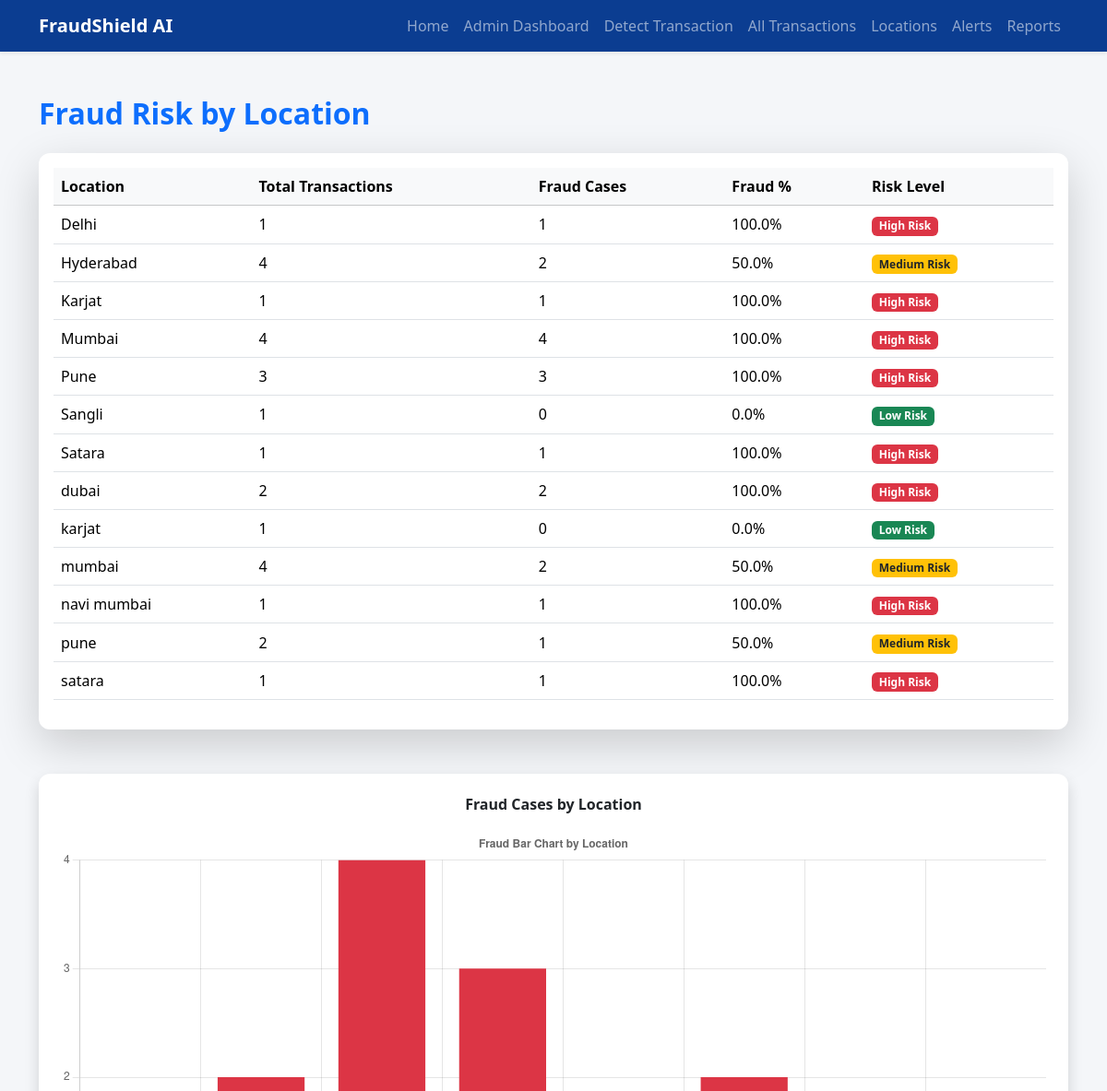
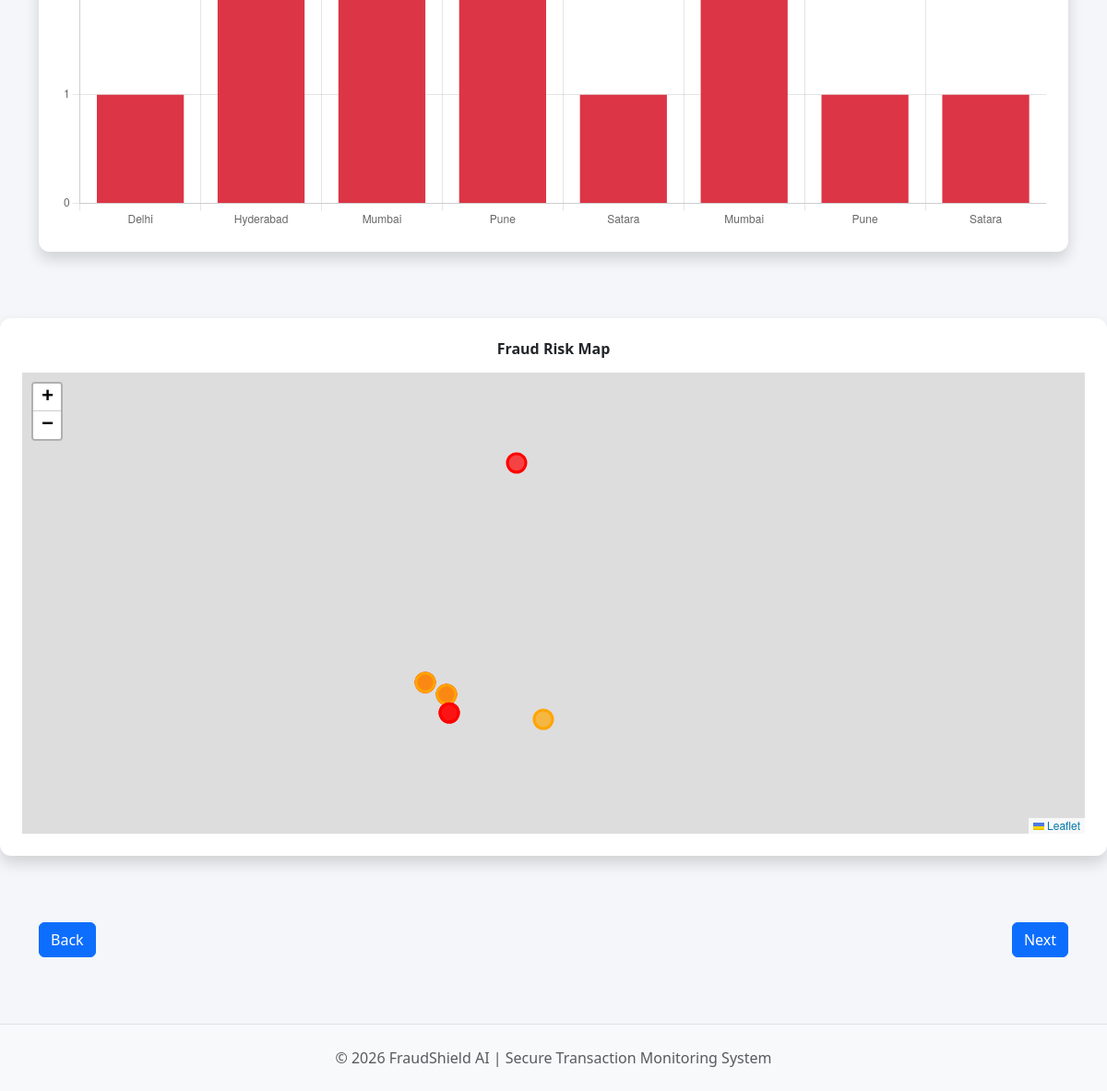
/locations, run on the app's committed database (2 pictures, top to bottom).
### tables this page shows
CREATE TABLE transactions (
            id INTEGER PRIMARY KEY AUTOINCREMENT,
            transaction_id TEXT UNIQUE,
            amount REAL,
            transaction_type TEXT,
            location TEXT,
            device TEXT,
            result TEXT
        , alerted INTEGER DEFAULT 0);

### app.py (the view)
@app.route('/locations')
def locations():
    conn = sqlite3.connect('transactions.db')
    cursor = conn.cursor()
    cursor.execute("""
        SELECT location, COUNT(*), SUM(CASE WHEN result='Fraud Detected' THEN 1 ELSE 0 END)
        FROM transactions
        GROUP BY location
    """)
    data = cursor.fetchall()
    conn.close()
    location_stats = []
    map_data = []
    coords_dict = {
    "Mumbai": (19.0760, 72.8777),
    "Delhi": (28.6139, 77.2090),
    "Bangalore": (12.9716, 77.5946),
    "Chennai": (13.0827, 80.2707),
    "Kolkata": (22.5726, 88.3639),
    "Hyderabad": (17.3850, 78.4867),
    "Pune": (18.5204, 73.8567),
    "Ahmedabad": (23.0225, 72.5714),
    "Jaipur": (26.9124, 75.7873),
    "Lucknow": (26.8467, 80.9462),
    "Kanpur": (26.4499, 80.3319),
    "Nagpur": (21.1458, 79.0882),
    "Indore": (22.7196, 75.8577),
    "Thane": (19.2183, 72.9781),
    "Bhopal": (23.2599, 77.4126),
    "Visakhapatnam": (17.6868, 83.2185),
    "Surat": (21.1702, 72.8311),
    "Vadodara": (22.3072, 73.1812),
    "Coimbatore": (11.0168, 76.9558),
    "Madurai": (9.9252, 78.1198),
    "Satara": (17.6800, 73.9900),
    "Kolhapur": (16.7050, 74.2433),
    "Sangli": (16.8531, 74.5655),
    "Solapur": (17.6599, 75.9064),
    "Akluj": (17.9000, 75.0500)
    }
    for loc, total, fraud_cases in data:
        fraud_percent = round((fraud_cases / total) * 100, 2)  # properly indented
        location_stats.append([loc, total, fraud_cases, fraud_percent])
        loc_key = loc.title()
        if fraud_cases > 0 and loc_key in coords_dict:
            lat, lon = coords_dict[loc_key]
            map_data.append({
                "location": loc_key,
                "lat": lat,
                "lon": lon,
                "fraud_cases": fraud_cases,
                "risk_percent": fraud_percent
            })
    print("Map data:", map_data)
    return render_template('locations.html',
                           location_stats=location_stats,
                           locations=[d['location'] for d in map_data],
                           counts=[d['fraud_cases'] for d in map_data],
                           map_data=map_data)

### templates/locations.html (shortened to what this page needs)
{% extends "base.html" %}
{% block content %}
<div class="container py-5">
    <h2 class="fw-bold text-primary mb-4">
        Fraud Risk by Location
    </h2>
    <div class="card shadow-lg border-0 mb-5">
        <div class="card-body">
            <table class="table table-hover align-middle">
                <thead class="table-light">
                    <tr>
                        <th>Location</th>
                        <th>Total Transactions</th>
                        <th>Fraud Cases</th>
                        <th>Fraud %</th>
                        <th>Risk Level</th>
                    </tr>
                </thead>
                <tbody>
                    {% for loc in location_stats %}
                    <tr>
                        <td>{{ loc[0] }}</td>
                        <td>{{ loc[1] }}</td>
                        <td>{{ loc[2] }}</td>
                        <td>{{ loc[3] }}%</td>
                        <td>
                            {% if loc[3] > 50 %}
                                <span class="badge bg-danger">High Risk</span>
                            {% elif loc[3] > 20 %}
                                <span class="badge bg-warning text-dark">Medium Risk</span>
                            {% else %}
                                <span class="badge bg-success">Low Risk</span>
                            {% endif %}
                        </td>
                    </tr>
                    {% endfor %}
                </tbody>
            </table>
        </div>
    </div>
    <div class="row g-4 mb-4">
        <div class="col-md-12">
            <div class="card shadow border-0 p-4">
                <h6 class="fw-bold text-center mb-3">Fraud Cases by Location</h6>
                <canvas id="locationsChart"></canvas>
            </div>
        </div>
    </div>
</div>
<script>
const ctx = document.getElementById('locationsChart');
const locationsChart = new Chart(ctx, {
    type: 'bar',
    data: {
        labels: {{ locations|tojson }},
        datasets: [{
            label: 'Fraud Chart',
            data: {{ counts|tojson }},
            backgroundColor: '#dc3545'
        }]
    },
    options: {
        responsive: true,
        plugins: {
            legend: { display: false },
            title: { display: true, text: 'Fraud Bar Chart by Location' }
        },
        scales: {
            y: {
                beginAtZero: true,
                ticks: {
                    precision:0
                }
            }
        }
    }
});
</script>
<div class="row g-4 mb-5">
    <div class="col-md-12">
        <div class="card shadow border-0 p-4">
            <h6 class="fw-bold text-center mb-3">Fraud Risk Map</h6>
            <div id="map" style="height: 500px;"></div>
        </div>
    </div>
</div>
<link rel="stylesheet" href="https://unpkg.com/leaflet/dist/leaflet.css"/>
<div class="container py-4 d-flex justify-content-between">
    <a href="/transactions" class="btn btn-primary"> Back</a>
    <a href="/alerts" class="btn btn-primary">Next </a>
</div>
{% endblock %}

### static/css/style.css (style rules this page uses)
body { background-color: #F4F6F9; font-family: 'Segoe UI', sans-serif; }
.card { border-radius: 12px; }

### data on the page
transactions: location "Sangli", loc "1", alerted "0", loc "0.0", shows "Low Risk"

### other printed values
{{ loc[0] }} "Delhi" "Hyderabad" "Karjat" "Mumbai" "Pune" "Satara" "dubai" "karjat" "mumbai" "navi mumbai" "pune" "satara"
{{ loc[1] }} "1" "4" "1" "4" "3" "1" "2" "1" "4" "1" "2" "1"
{{ loc[2] }} "1" "2" "1" "4" "3" "1" "2" "0" "2" "1" "1" "1"
{{ loc[3] }} "100.0" "50.0" "100.0" "100.0" "100.0" "100.0" "100.0" "0.0" "50.0" "100.0" "50.0" "100.0"
chart data {{ locations|tojson }} ["Delhi", "Hyderabad", "Mumbai", "Pune", "Satara", "Mumbai", "Pune", "Satara"]
chart data {{ counts|tojson }} [1, 2, 4, 3, 1, 2, 1, 1]
